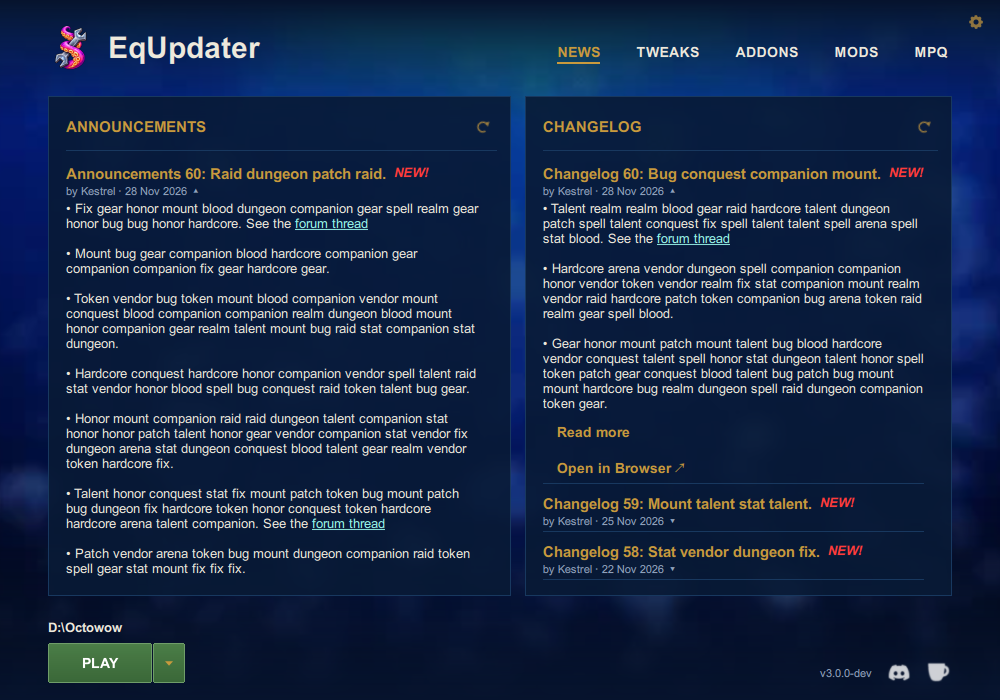
#> input picture bench-results/shots/bubbles.png, 1000 x 700 px
$ python -i theme.py   (imports and definitions only)
#> lines starting #> are read from the running program, lines starting #| are printed output that depends on the picture
### equpdater/branding.py
"""Who this product is, in one place.

Every name the application answers to lives here so a rebrand is an edit to
one file rather than a hunt through six thousand lines. The previous rename
was exactly that hunt, and it left the product's own name in the user agent,
the window icon, the log heading and the config directory at four different
stages of the change.

**What is deliberately not here**: OctoWoW, octowow.st, the news feed, the
torrent, the `.octobak` shield suffix. Those name the *server and its client*,
not this updater, and renaming them would break the thing this updater
updates. `LEGACY_*` below names the product this one grew out of, and exists
only so its settings can be found and carried forward.
"""

from __future__ import annotations

import os
import sys

#: The product.
APP_NAME = "EqUpdater"
APP_TITLE = "EqUpdater"
#: A release is three numbers (2.1.0). A test build handed out before a
#: release carries a fourth, raised for every such build (2.0.6.1, 2.0.6.2,
#: ...), so a tester can tell builds apart: it shows in the window, the log
#: and the file names, and still sorts after 2.0.6 and before 2.1.0.
APP_VERSION = "2.1.4"

#: Upstream, for the About box and the attribution the licence requires.
#: EqUpdater is a substantially reworked derivative of Octo Updater; see
#: NOTICE.
UPSTREAM_NAME = "Octo Updater"
PROJECT_REPO = "Equadis/EqUpdater"
PROJECT_URL = f"https://github.com/{PROJECT_REPO}"

def user_agent(version: str = APP_VERSION,
               python=sys.version_info) -> str:
    """``EqUpdater/<version> Python-urllib/<major>.<minor>``.

    OctoWoW's DDoS protection (BlazingFast) answers a request whose
    User-Agent is ``EqUpdater/<version>`` alone with its challenge page; with
    the HTTP library named after it, the same requests get their normal
    answers (OctoWoW's admins, October 2026). They asked that EqUpdater stay
    first, so they can tell our traffic apart. ``Python-urllib/<x.y>`` is the
    exact token urllib itself sends, taken from the running interpreter."""
#> further down, picture is the input picture: PIL image 1000x700 RGBA; mean R, G, B, A 21.4, 39.3, 71, 255
    return f"{APP_NAME}/{version} Python-urllib/{python[0]}.{python[1]}"


#: Every HTTP request EqUpdater makes sends this.
USER_AGENT = user_agent()
WINDOWS_APP_ID = "eqomdx.EqUpdater.2"

#: The products whose settings this one inherits, newest first. Each is a
#: directory name under the platform's application-data root.
LEGACY_APP_DIRS = ("OctoUpdater",)

#: Pre-1.3 Octo Updater kept its config beside the executable under this name.
LEGACY_LOOSE_CONFIG = "octo_updater_config.json"

#: Marker blocks this updater writes into pfUI's saved profile. The old
#: spelling is still recognised when stripping, so a profile written by Octo
#: Updater is cleaned up correctly instead of accumulating both.
PFUI_MARK_PREFIX = "EQUPDATER"
PFUI_LEGACY_MARK_PREFIXES = ("OCTO_UPDATER",)


# [13 lines left out: function app_data_dir, not called in this run]


def legacy_app_data_dirs() -> list:
    """Every previous product's data directory, in inheritance order."""
    return [app_data_dir(name) for name in LEGACY_APP_DIRS]


# [33 lines left out: functions app_dir, resource_dir, icon_candidates, not called in this run]


#: The window background: a still image, and the looping animation shown
#: over it when "Animated background" is on.
BACKGROUND_STATIC = "pubbles.png"
BACKGROUND_ANIMATED = "bubbles.gif"

#: The community's Discord: the invite, and the logo on the button for it.
DISCORD_URL = "https://discord.gg/QtdNpKnU72"
DISCORD_ICON = "discord.png"
#: Donations through Ko-fi, the cup in the footer beside Discord. The address is the one the
#: Settings entry it replaces opened.
KOFI_URL = "https://ko-fi.com/equadis"
COFFEE_ICON = "coffee.png"


# [8 lines left out: function _asset_candidates, not called in this run]


def background_candidates() -> list:
    """Where the static bubble background may live."""
    return _asset_candidates(BACKGROUND_STATIC)


def discord_icon_candidates() -> list:
    """Where the Discord logo may live."""
    return _asset_candidates(DISCORD_ICON)


def coffee_icon_candidates() -> list:
    """Where the Ko-fi cup may live."""
    return _asset_candidates(COFFEE_ICON)


def animated_background_candidates() -> list:
    """Where the looping bubble animation may live."""
    return _asset_candidates(BACKGROUND_ANIMATED)

### equpdater/theme.py
"""Visual themes: what they are made of, and the artwork the Classic one needs.

A theme is presentation only. It names a palette (the ``C_*`` colours the
application draws with), whether the window is *skinned* with artwork, and
which font it prefers. Nothing here knows about addons, mods, updates or the
game; a theme can be switched without touching a rule that protects a user's
files.

Two themes:

``modern``
    The look EqUpdater has always had. Its palette is exactly the one that was
    hard-coded in ``app.py``; no artwork. The default for everybody.

``classic``
    The 2004 World of Warcraft installer: black-metal frame, Dark Portal
    scenery, stone buttons on a dark-blue panel with gold trim. Needs the
    PNGs in ``assets/classic`` (see :class:`ClassicArt`). If they are missing,
    or Pillow is, ``resolve()`` quietly hands back Modern.

The artwork is cropped, mirrored, feathered and sliced -- never redrawn: see
``tools/build_classic_assets.py`` for exactly how each file was derived from
the supplied artwork pack.
"""

from __future__ import annotations

import os
import sys
from dataclasses import dataclass, field

from . import branding

try:                                    # Pillow is a hard dependency of the
    from PIL import Image, ImageChops, ImageEnhance  # app, but a theme must
except Exception:                       # never be the thing that stops it.
    Image = ImageChops = ImageEnhance = None

MODERN = "modern"
CLASSIC = "classic"
DEFAULT = MODERN


@dataclass(frozen=True)
class Theme:
    key: str
    label: str
    #: Colour tokens. The names are the application's ``C_*`` constants,
    #: lower-cased, plus a few the old code spelled as literals.
    colors: dict = field(default_factory=dict)
    #: Drawn with artwork (frame, stone buttons, scenery) rather than flat.
    skinned: bool = False
    #: The font choice the theme looks right in, used until the user picks
    #: one themselves ("friz", "arial", "opendyslexic"); None keeps theirs.
    font: str | None = None
    #: Space (design pixels) left each side of the content panels.
    panel_inset: int = 40
    #: Whether the bubble animation belongs to this theme.
    animated_background: bool = True


MODERN_COLORS = {
    "bg": "#06132d", "panel": "#081a35", "panel_alt": "#0b2142",
    "panel_bdr": "#18385f", "hdr": "#06142c", "divider": "#19385f",
    "gold": "#c99a3d", "gold_lt": "#e4bd67", "purple": "#d7b56c",
    "text": "#eee9dc", "text_dim": "#91a3bd", "log_bg": "#041027",
    "ok": "#79bf73", "err": "#d17a7a", "mod_hl": "#a8b83c", "new": "#ff3b3b",
    # Literals the application used inline.
    "tip_bg": "#0f0b16", "entry_bg": "#070a17", "add_link": "#d76f9e",
    "add_link_hl": "#eb96ba", "warn": "#d4b43c",
}

# The palette from the artwork pack's asset map (metal black #101317, stone
# blue #152638, deep panel #0a121c, gold #b88d38 / #edc76b, parchment #eee0b5,
# amber #c87519, action red #bd5e4f, status green #7eb874), widened into the
# full set of tokens. Text is parchment; "dim" text is a darker parchment, not
# the modern theme's blue-grey, so it keeps its contrast on the darker stone.
CLASSIC_COLORS = {
    "bg": "#0a0c10", "panel": "#0c1724", "panel_alt": "#13243a",
    "panel_bdr": "#8c6a2c", "hdr": "#101317", "divider": "#2a3a4d",
    "gold": "#d4a43f", "gold_lt": "#f2cf7a", "purple": "#e8c97c",
    "text": "#eee0b5", "text_dim": "#bdb190", "log_bg": "#080e16",
    "ok": "#7eb874", "err": "#d9735f", "mod_hl": "#b9c94a", "new": "#ff4a3a",
    "tip_bg": "#101317", "entry_bg": "#060b12", "add_link": "#e0a5ae",
    "add_link_hl": "#f1c3ca", "warn": "#e0b63f",
}

THEMES = {
    MODERN: Theme(MODERN, "Modern", MODERN_COLORS),
    CLASSIC: Theme(CLASSIC, "Classic (2004)", CLASSIC_COLORS, skinned=True,
                   font="friz", panel_inset=64, animated_background=False),
}


# [4 lines left out: function normalize, not called in this run]


# ── artwork ──────────────────────────────────────────────────────────────────

ASSET_SUBDIR = os.path.join("assets", "classic")

#: Without every one of these the Classic theme cannot be drawn.
REQUIRED = (
    "scene", "side_left", "side_right", "plaque", "stone_tile",
    "corner_top_left", "corner_top_right", "corner_bottom_left",
    "corner_bottom_right", "frame_top_edge", "frame_bottom_edge",
    "frame_left_edge", "frame_right_edge",
    "button_left_cap", "button_center_1px_repeat", "button_right_cap",
    "small_button_left_cap", "small_button_center_1px_repeat",
    "small_button_right_cap",
)


# [30 lines left out: functions asset_dir_candidates, find_asset_dir, _tint, not called in this run]


def _adjust(img, *, brightness=1.0, color=1.0, contrast=1.0):
#> called with brightness = 1, color = 1, contrast = 1
    r, g, b, a = img.split()
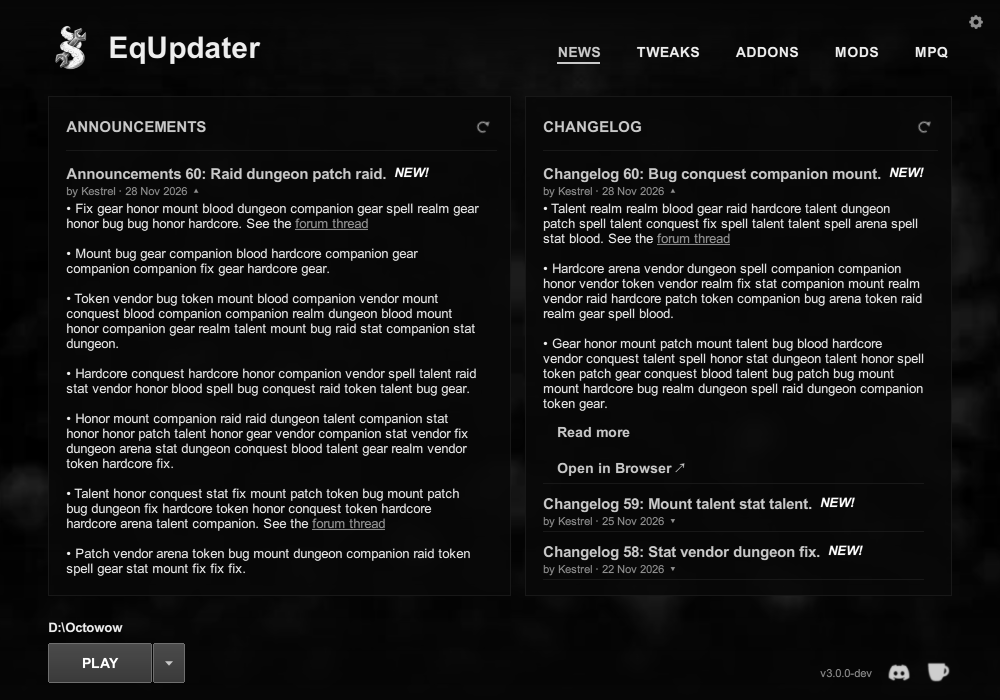
#> r: PIL image 1000x700 L; min 0, max 255, mean 21.4
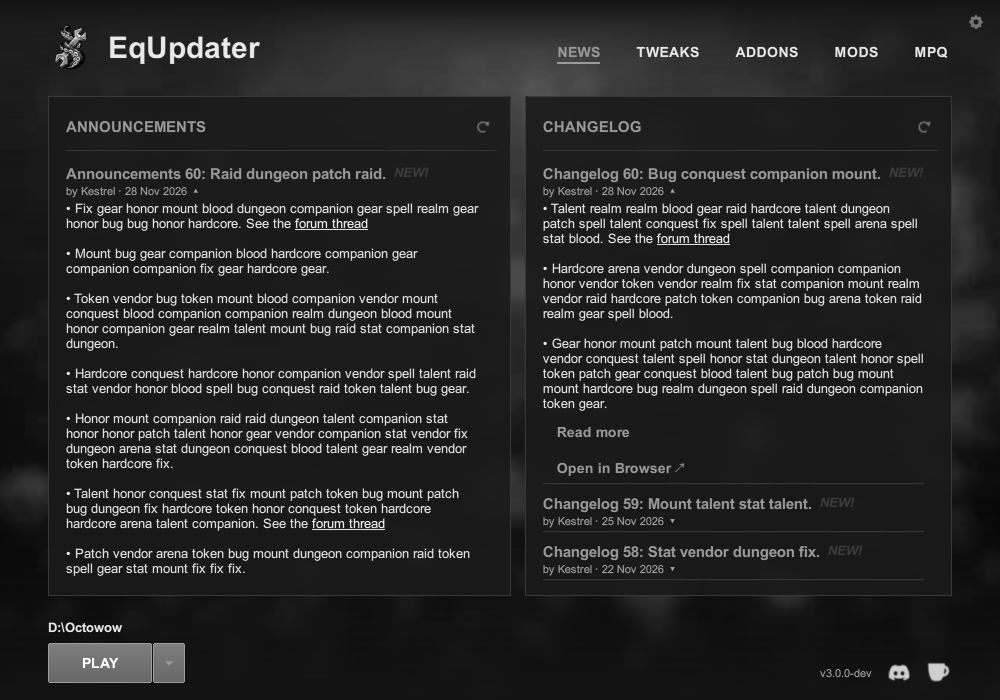
#> g: PIL image 1000x700 L; min 0, max 255, mean 39.3
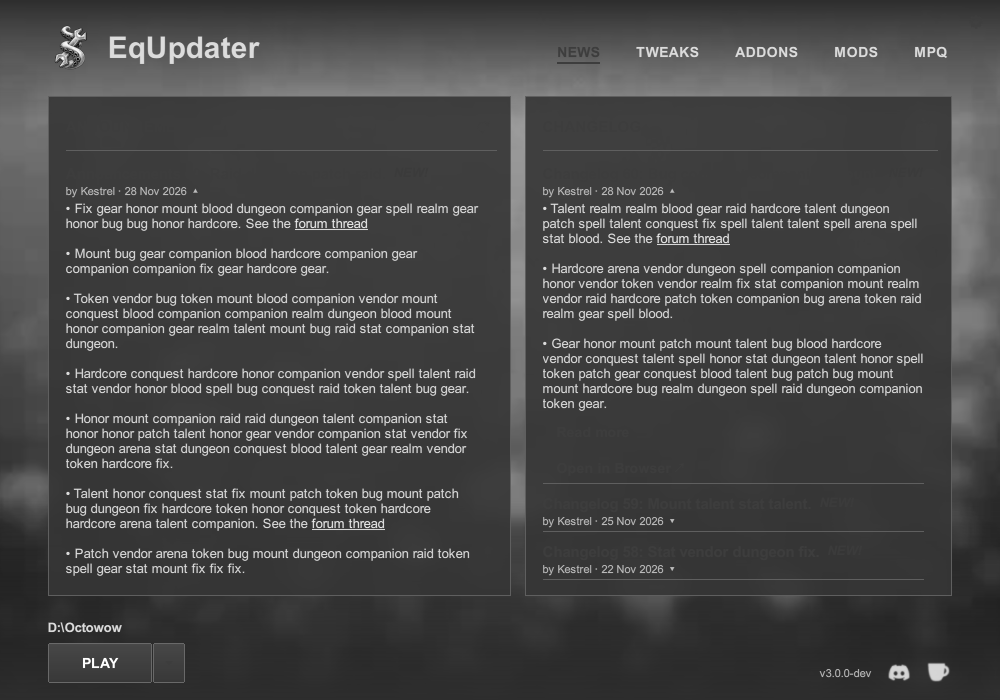
#> b: PIL image 1000x700 L; min 4, max 255, mean 71
#> a: PIL image 1000x700 L; every value is 255
    rgb = Image.merge("RGB", (r, g, b))
    if color != 1.0:
        rgb = ImageEnhance.Color(rgb).enhance(color)
    if contrast != 1.0:
        rgb = ImageEnhance.Contrast(rgb).enhance(contrast)
    if brightness != 1.0:
        rgb = ImageEnhance.Brightness(rgb).enhance(brightness)
    out = rgb.convert("RGBA")
    out.putalpha(a)
    return out


#: Button states -> how the one stone sprite is recoloured. Non-destructive:
#: the artwork is never edited, only drawn lighter, darker or warmer.
STATES = ("up", "hover", "down", "off", "sel")


# [12 lines left out: function apply_state, not called in this run]


class ClassicArt:
    """The Classic theme's artwork: loaded once, sliced and composed on
    demand, and cached. Pure Pillow; Tk image objects are made by the app
    (they need a root window) from what this returns."""

    #: Native heights/cap widths of the two stone-button sprites (px).
    LARGE = ("button", 61, 31, 30)
    SMALL = ("small_button", 42, 18, 20)

    # [139 lines left out: functions __init__, raw, _memo, button, _button, stone and 6 more, not called in this run]


_ART: dict = {}


# [17 lines left out: functions classic_art, resolve, not called in this run]

>>> from PIL import Image
>>> picture = Image.open('../bench-results/shots/bubbles.png')
>>> result = _adjust(picture)

$ run again, on bench-results/shots/diag-attempt.png
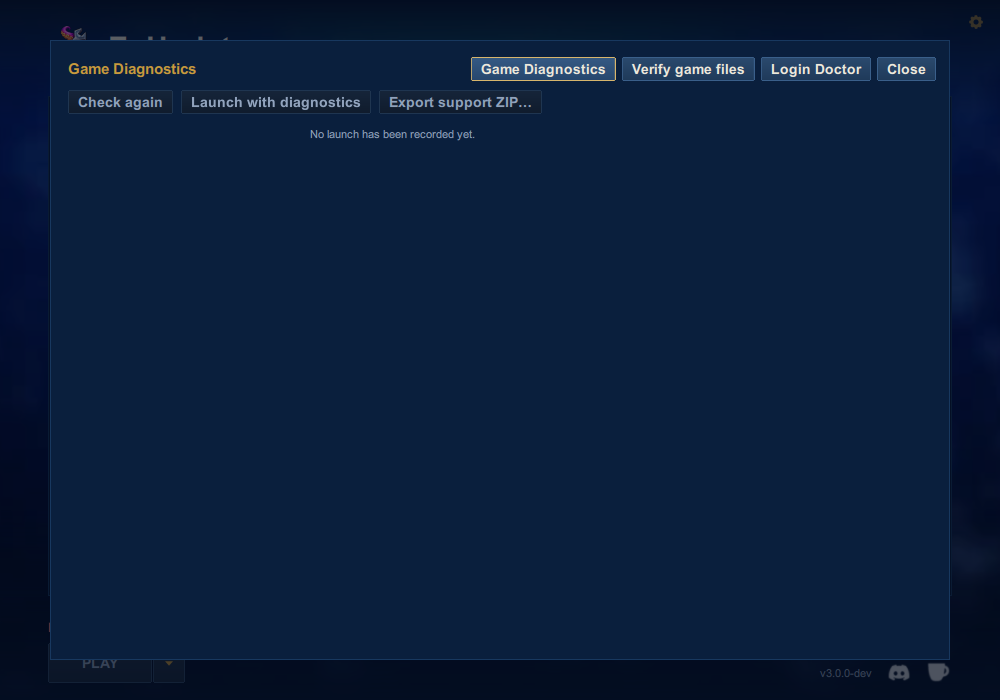
#> input picture bench-results/shots/diag-attempt.png, 1000 x 700 px
#> picture is the input picture: PIL image 1000x700 RGBA; mean R, G, B, A 10.6, 29.6, 58.3, 255
#> in _adjust, `r, g, b, a = img.split()`:
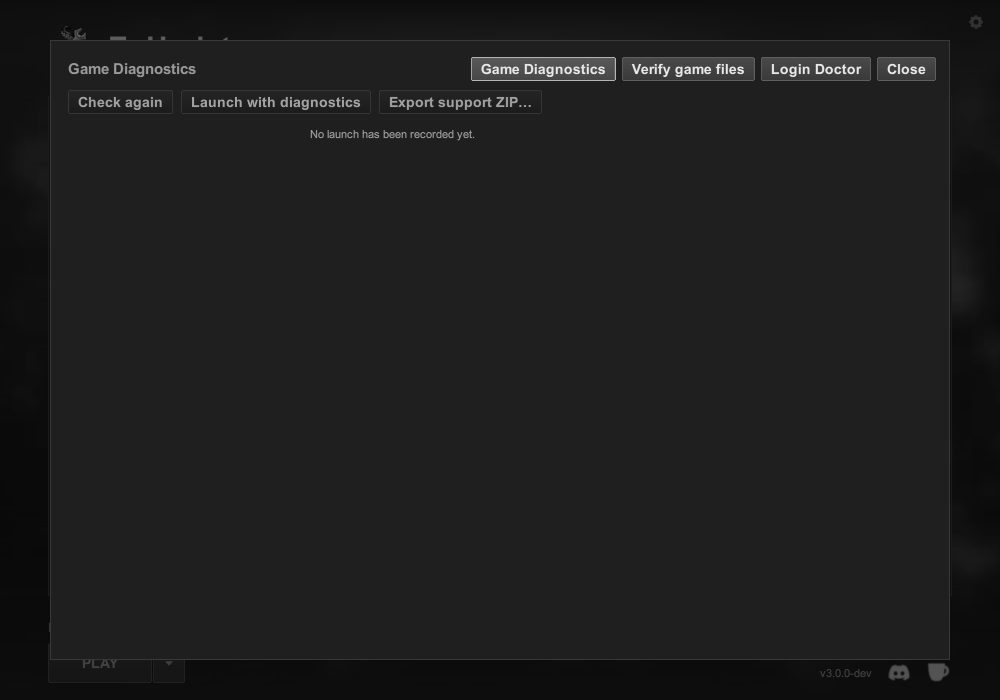
#> g: PIL image 1000x700 L; min 6, max 233, mean 29.6
#> in _adjust, `r, g, b, a = img.split()`:
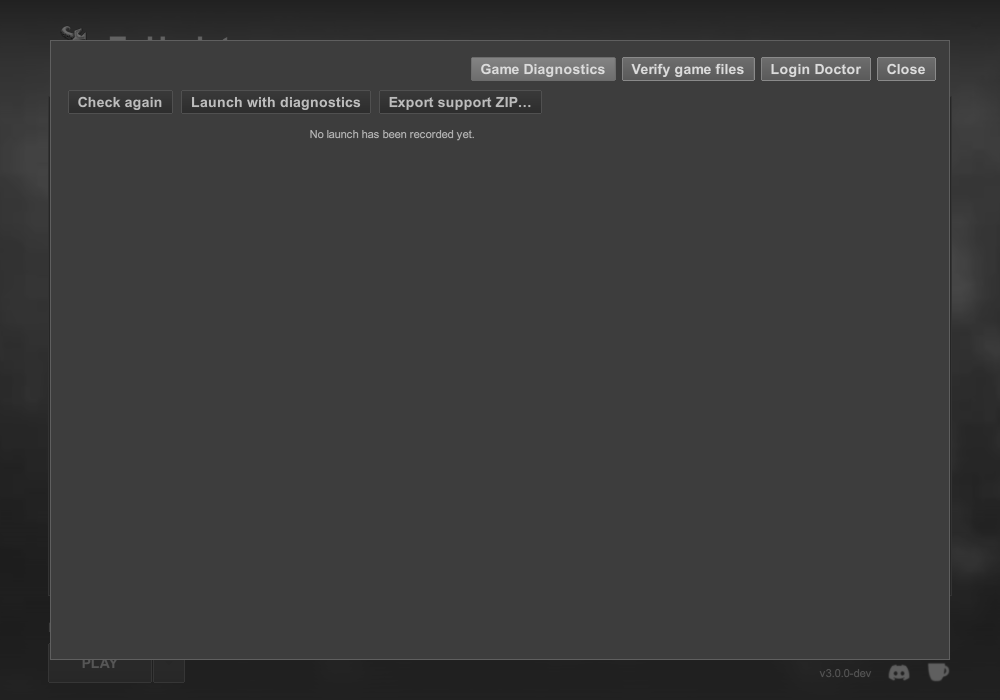
#> b: PIL image 1000x700 L; min 20, max 220, mean 58.3
#> a: PIL image 1000x700 L; every value is 255
